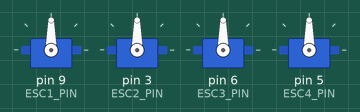
Recording of a sketch running on a simulated Arduino Uno, built with avr-gcc and run on an emulated ATmega328P. Parts: 4 × servo. What the sketch prints to the serial monitor is not drawn.

Above: at 0.1 s.
At 2.1 s:
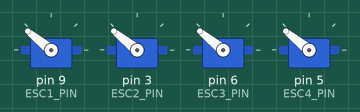
At 7.1 s:
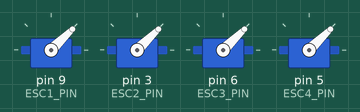
At 23.1 s:
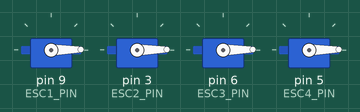
Timing chart, 0 to 48.5 s (numbered marks = the images above):
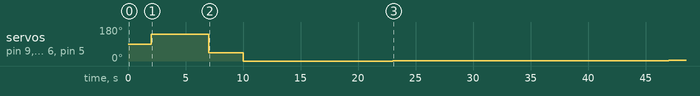

The sketch:

ESC_TakeOff.ino
```cpp
#include <Servo.h>

#define ESC1_PIN 9
#define ESC2_PIN 3
#define ESC3_PIN 6
#define ESC4_PIN 5

Servo ESC1;
Servo ESC2;
Servo ESC3;
Servo ESC4;
int analog;
int potValue;
int active;

void setESCSpeed(int speed) {
    ESC1.write(speed);
    ESC2.write(speed);
    ESC3.write(speed);
    ESC4.write(speed);
}

void armESC() {
    Serial.print("PLUG IN NOW!\n");
    // Set high throttle
    delay(2000);
    ESC1.write(2000);
    ESC2.write(2000);
    ESC3.write(2000);
    ESC4.write(2000);
    delay(5000);
    // Set low throttle
    ESC1.write(1000);
    ESC2.write(1000);
    ESC3.write(1000);
    ESC4.write(1000);
    delay(3000);
    // Arm ESCs
    ESC1.write(500);
    ESC2.write(500);
    ESC3.write(500);
    ESC4.write(500);
}

void setup() {
    Serial.begin(9600);
    // Attach the ESC on pin 9
    ESC1.attach(ESC1_PIN);
    // Attach the ESC on pin 3
    ESC2.attach(ESC2_PIN);
    // Attach the ESC on pin 6
    ESC3.attach(ESC3_PIN);
    // Attach the ESC on pin 5
    ESC4.attach(ESC4_PIN);
    armESC();
    active = 1;
    delay(1000);
}

void loop() {
  if (active) {
    for (potValue = 0; potValue < 1024; potValue++) {
      analog = map(potValue, 0, 1023, 0, 180);   // scale it to use it with the servo library (value between 0 and 180)
      setESCSpeed(analog);
      delay(2000);
    }
    setESCSpeed(0);
    active = 0;
    delay(20000);
  } else {
      ESC1.detach();
      ESC2.detach();
      ESC3.detach();
      ESC4.detach();
  }
}
```

Measured:
- by itself, servo on pin 9 (ESC1_PIN), servo on pin 3 (ESC2_PIN), servo on pin 6 (ESC3_PIN), servo on pin 5 (ESC4_PIN): 90° → 141° at 2.0 s, → 44° 5.0 s later, → 0° 3.0 s later, → 1° 13.0 s later, … (6 changes in this stretch)
